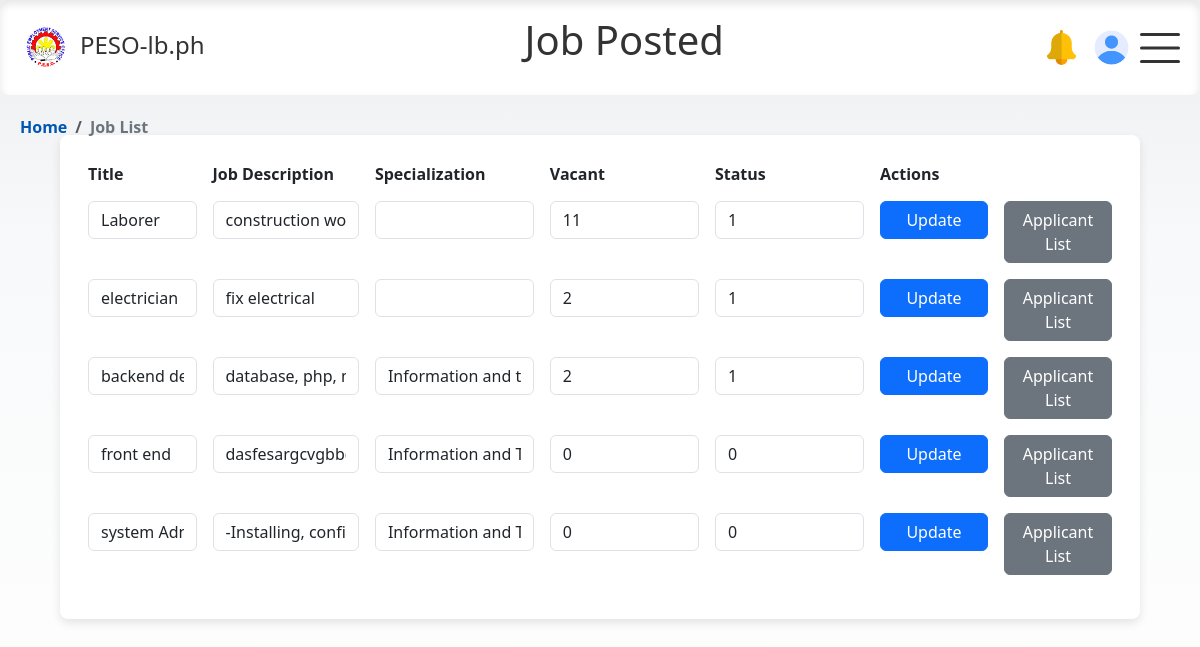
Page /html/employer/job_list.php (signed in) on the earlier database version.
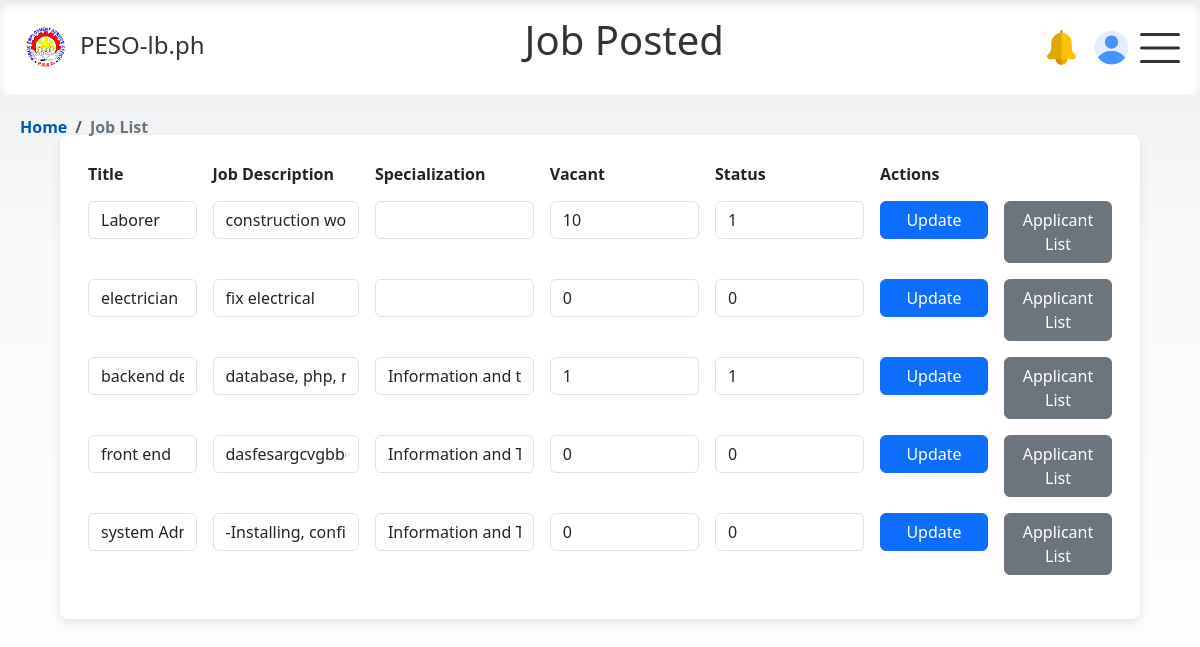
Same page on the later database version.
### tables this page shows
CREATE TABLE `job_postings` (
  `j_id` int(11) NOT NULL,
  `employer_id` int(11) DEFAULT NULL,
  `admin_id` int(11) DEFAULT NULL,
  `job_title` varchar(100) NOT NULL,
  `job_description` text NOT NULL,
  `specialization` varchar(255) NOT NULL,
  `vacant` int(11) NOT NULL,
  `requirment` varchar(255) NOT NULL,
  `work_location` varchar(255) NOT NULL,
  `remarks` varchar(255) NOT NULL,
  `date_posted` date NOT NULL,
  `is_active` tinyint(1) DEFAULT 1
);

### html/employer/job_list.php (the view, shortened to what this page needs)
<?php
include '../../php/conn_db.php';
function checkSession() {
    if (!isset($_SESSION['id'])) {
    checkSession();    header("Location: ../../html/employer/employer_login.html");
        exit();
    } else {
        return $_SESSION['id'];
    }
}
$employerid = checkSession();
$sql = "SELECT * FROM job_postings WHERE employer_id = $employerid ";
$result = $conn->query($sql);
?>
<html lang="en">
<head>
  <link rel="stylesheet" href="https://cdn.jsdelivr.net/npm/bootstrap@5.3.0/dist/css/bootstrap.min.css">
  <link href="https://cdnjs.cloudflare.com/ajax/libs/bootstrap-icons/1.10.0/font/bootstrap-icons.min.css" rel="stylesheet">
  <link rel="stylesheet" href="../../css/nav_float.css">
  <link rel="stylesheet" href="../../css/employer.css">
</head>
<body>
<nav>
    <div class="logo">
        <img src="../../img/logo_peso.png" alt="Logo">
        <a href="#"> PESO-lb.ph</a>
    </div>
    <header>
        <h1 class="h1">Job Posted</h1>
    </header>
    <div class="profile-icons">
        <div class="notif-icon" data-bs-toggle="popover" data-bs-content="#" data-bs-placement="bottom">
            <img id="#" src="../../img/notif.png" alt="Profile Picture" class="rounded-circle">
        </div>
        <div class="profile-icon-employer" data-bs-toggle="popover" data-bs-placement="bottom">
          <?php if (!empty($row['photo'])): ?>
              <img id="preview" src="php/employer/images/<?php echo $row['photo']; ?>" alt="Profile Image" class="circular--square">
          <?php else: ?>
              <img src="../../img/user-placeholder.png" alt="Profile Picture" class="rounded-circle">
          <?php endif; ?>
        </div>
    </div>
    <div class="burger" id="burgerToggle">
        <span></span>
        <span></span>
        <span></span>
    </div>
</nav>
<nav class="bcrumb-container" aria-label="breadcrumb">
  <ol class="breadcrumb">
    <li class="breadcrumb-item"><a href="../../html/employer/employer_home.php" >Home</a></li>
    <li class="breadcrumb-item active" aria-current="page">Job List</li>
  </ol>
</nav>
<div class="jl-container">
<table class="table table-borderless table-hover">
    <thead class="thead-light">
        <tr>
            <th>Title</th>
            <th>Job Description</th>
            <th>Specialization</th>
            <th>Vacant</th>
            <th>Status</th>
            <th colspan="2">Actions</th>
        </tr>
    </thead>
    <tbody class="table-group-divider">
        <?php
        if ($result->num_rows > 0) {
            while ($row = $result->fetch_assoc()) {
                echo "<tr>
                        <form action='../../php/employer/update_jobs.php' method='post'>
                            <input type='hidden' name='job_id' value='" . $row['j_id'] . "'>
                            <td><input type='text' class='form-control' name='jtitle' value='" . $row['job_title'] . "'></td>
                            <td><input type='text' class='form-control' name='desc' value='" . $row['job_description'] . "'></td>
                            <td><input type='text' class='form-control' name='spe' value='" . $row['specialization'] . "'></td>
                            <td><input type='number' class='form-control value-display' name='vacant' value='" . $row['vacant'] . "'></td>
                            <td><input type='number' class='form-control value-display' name='act' value='" . $row['is_active'] . "'></td>
                            <td>
                                <button type='submit' class='btn btn-primary'>Update</button>
                            </td>
                        </form>
                        <td>
                            <a href='applicant_list.php?job_id=" . $row['j_id'] . "' class='btn btn-secondary'>Applicant List</a>
                        </td>
                    </tr>";
            }
        } else {
            echo "<tr><td colspan='7' class='text-center'>No employers found</td></tr>";
        }
        ?>
    </tbody>
</table>
</div>
</body>
</html>

Differences in the rows shown:
changed job_postings "Laborer": vacant "11" → "10"
changed job_postings "electrician": vacant "2" → "0"; act "1" → "0"
changed job_postings "backend dev": vacant "2" → "1"
